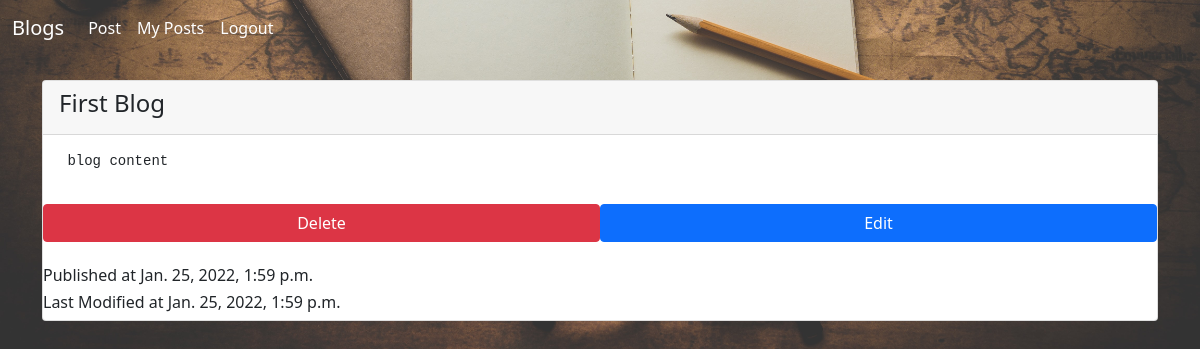
/my_post/first-blog/ (signed in), run on the app's committed database.
### blog_app/models.py (models this page shows, shortened)
class Blog(models.Model):
    title = models.CharField(max_length=200, unique=True)
    content = models.TextField()
    author = models.ForeignKey(User, on_delete=models.CASCADE)
    slug = AutoSlugField(populate_from='title', always_update=True)
    views = models.IntegerField(default=0)
    likes = models.IntegerField(default=0)
    comments = models.IntegerField(default=0)
    created_at = models.DateTimeField(auto_now_add=True)
    updated_at = models.DateTimeField(auto_now=True)

### blog_app/views.py (the view)
# urls.py: path('my_post/<str:slug>/', views.MyPost.as_view(), name='my_post'),
class MyPost(LoginRequiredMixin, DetailView):
    model = Blog
    template_name = 'blog_app/my_post.html'
    context_object_name = 'post'

### blog_app/templates/blog_app/my_post.html (shortened to what this page needs)
{% extends 'blog_app/base.html' %}
{% block content %}
            <div class="col-md-12">
                <div class="card">
                    <div class="card-header">
                        <div class="card-title">
                           <h4>{{ post.title }}</h4>
                        </div>
                    </div>
                    <div class="card-body">
                        <pre> {{ post.content }}</pre>
                    </div>
                    <div>
                    <a href="{% url 'delete_post' post.id %}"><button class="btn btn-danger col-md-6">Delete</button></a>
                    <a href="{% url 'edit_post' post.id %}"><button style="float: right;" class="btn btn-primary col-md-6">Edit</button></a>
                    </div>
                    <br>
                    <h6>Published at {{ post.created_at }}</h6>
                    <h6>Last Modified at {{ post.updated_at }}</h6>
                </div>
            </div>
{% endblock %}

### accounts/static/css/accounts.css (style rules this page uses)
a { text-decoration: none; }
body { background-color: whitesmoke; }

### blog_app/static/css/main.css (style rules this page uses)
pre { white-space: pre-wrap; word-break: break-word; }

### data on the page
Blog: title "First Blog", content "blog content", created_at "Jan. 25, 2022, 1:59 p.m.", updated_at "Jan. 25, 2022, 1:59 p.m."
